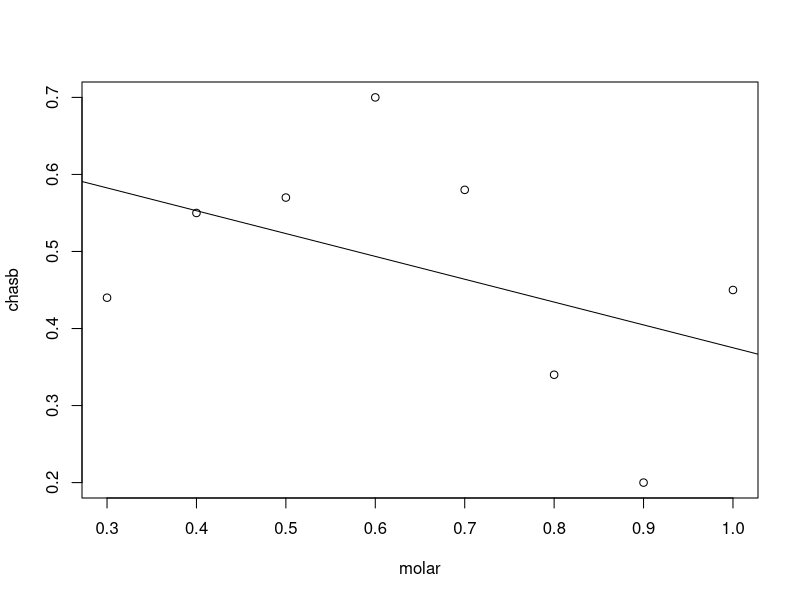

Here is the R script that generated this plot:
mydata = data.frame(molar = c(1.0,0.9,0.8,0.7,0.6,0.5,0.4,0.3), chasb = c(0.45, 0.20, 0.34, 0.58, 0.70, 0.57, 0.55, 0.44))
attach(mydata)
mym = lm(chasb ~ molar)
plot(chasb ~ molar) + abline(mym)
mym
model_summary = summary(mym)
intercept = model_summary$coefficients[1,1]
m = model_summary$coefficients[2,1]
yhat = intercept + m * mydata$molar
yhat
(fittedvalues <- mym$fitted.values)
